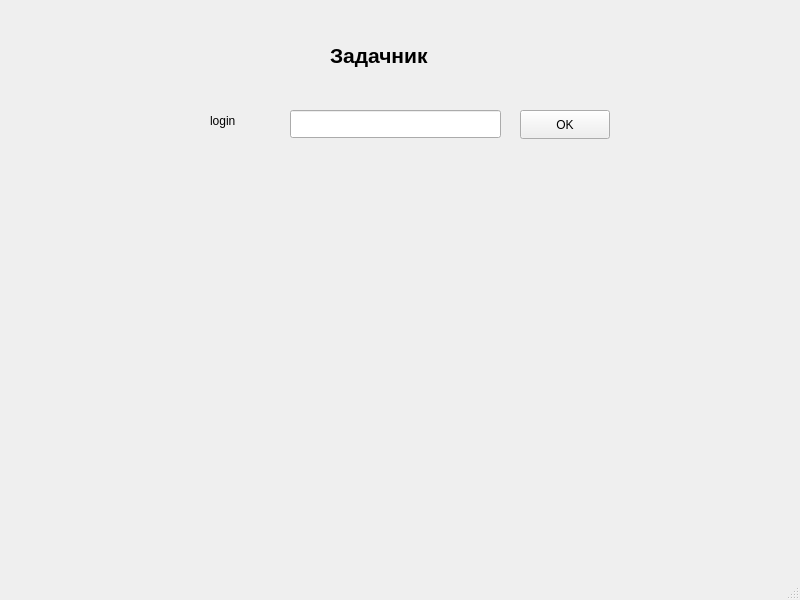
<?xml version="1.0" encoding="UTF-8"?>
<ui version="4.0">
 <class>MainWindow</class>
 <widget class="QMainWindow" name="MainWindow">
  <property name="geometry">
   <rect>
    <x>0</x>
    <y>0</y>
    <width>800</width>
    <height>600</height>
   </rect>
  </property>
  <property name="windowTitle">
   <string>MainWindow</string>
  </property>
  <widget class="QWidget" name="centralwidget">
   <widget class="QLineEdit" name="login_line">
    <property name="geometry">
     <rect>
      <x>290</x>
      <y>110</y>
      <width>211</width>
      <height>28</height>
     </rect>
    </property>
   </widget>
   <widget class="QPushButton" name="pushButton">
    <property name="geometry">
     <rect>
      <x>520</x>
      <y>110</y>
      <width>90</width>
      <height>29</height>
     </rect>
    </property>
    <property name="text">
     <string>OK</string>
    </property>
   </widget>
   <widget class="QLabel" name="login_label">
    <property name="geometry">
     <rect>
      <x>210</x>
      <y>110</y>
      <width>71</width>
      <height>21</height>
     </rect>
    </property>
    <property name="font">
     <font>
      <pointsize>9</pointsize>
     </font>
    </property>
    <property name="text">
     <string>login</string>
    </property>
   </widget>
   <widget class="QLabel" name="name_wind">
    <property name="geometry">
     <rect>
      <x>330</x>
      <y>40</y>
      <width>141</width>
      <height>31</height>
     </rect>
    </property>
    <property name="font">
     <font>
      <pointsize>16</pointsize>
      <bold>true</bold>
     </font>
    </property>
    <property name="text">
     <string>Задачник</string>
    </property>
   </widget>
  </widget>
  <widget class="QMenuBar" name="menubar">
   <property name="geometry">
    <rect>
     <x>0</x>
     <y>0</y>
     <width>800</width>
     <height>25</height>
    </rect>
   </property>
  </widget>
  <widget class="QStatusBar" name="statusbar"/>
 </widget>
 <resources/>
 <connections/>
</ui>
